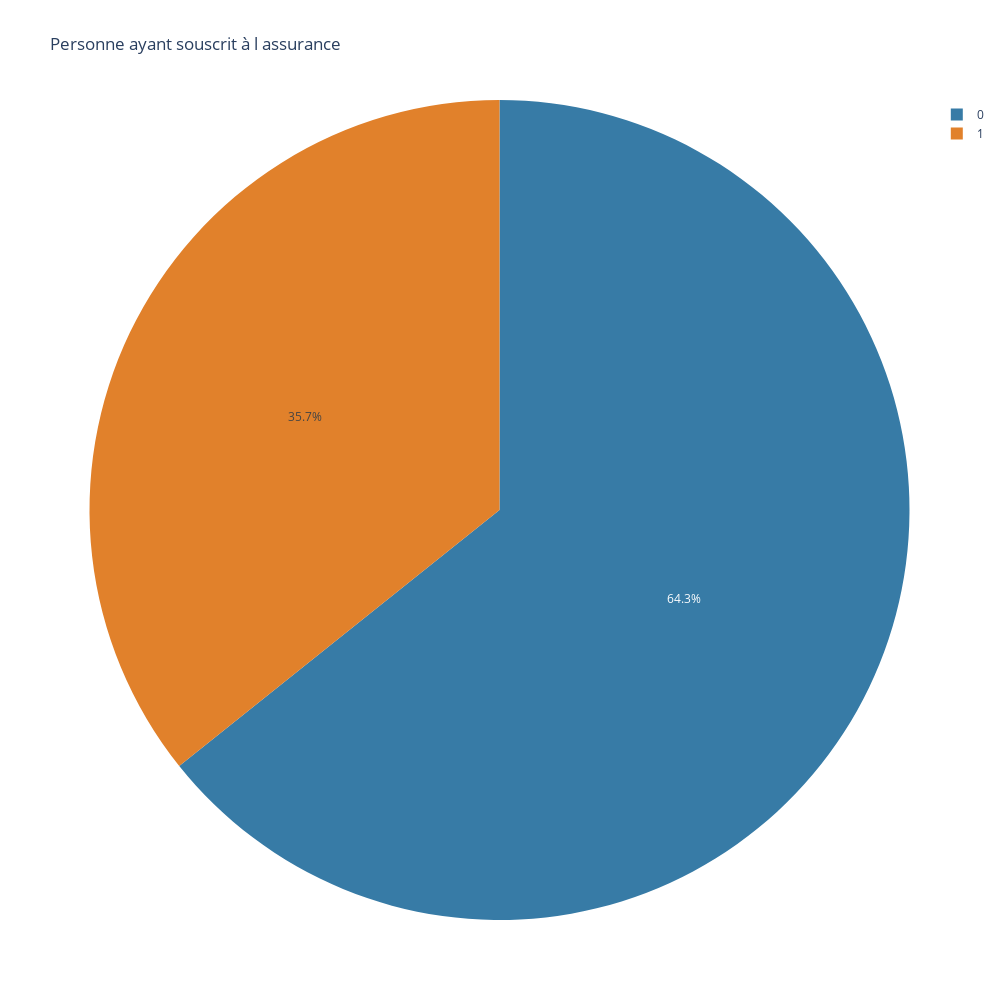

The notebook cell this image was saved under:
### Markdown cell above
# Visualisation du Dataset

### Code cell
#Visualisation de la proportion des personnes ayant souscrit une assurance voyage

px.pie(tip,
      names='TravelInsurance',
      color='TravelInsurance',
      color_discrete_map={1:'#E1812B', 0:'#377BA6'},
      title='Personne ayant souscrit à l assurance',
      width=1000,
     height=1000,
          )

### Figure 1 — Plotly figure (JSON) as saved in the notebook; plotly's stock layout.template omitted (floating-point values rounded to 4 significant figures; data arrays with more than 128 entries replaced by an {"elided": "..."} marker saying what was removed)
{"data": [{"customdata": {"elided": "1987x1 int values"}, "domain": {"x": [0, 1], "y": [0, 1]}, "hovertemplate": "TravelInsurance=%{customdata[0]}<extra></extra>", "labels": {"elided": "1987 int values"}, "legendgroup": "", "marker": {"colors": {"elided": "1987 str values"}}, "name": "", "showlegend": true, "type": "pie"}], "layout": {"height": 1000, "legend": {"tracegroupgap": 0}, "title": {"text": "Personne ayant souscrit à l assurance"}, "width": 1000}}
